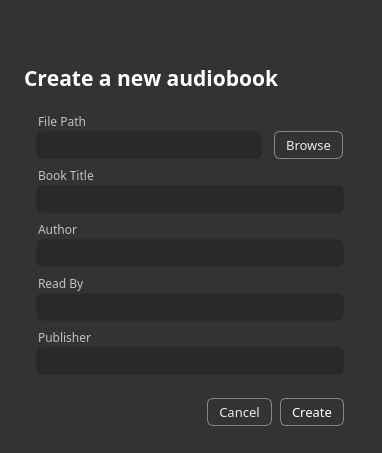
<?xml version="1.0" encoding="UTF-8"?>
<ui version="4.0">
 <class>CreateNewWizard</class>
 <widget class="QWidget" name="CreateNewWizard">
  <property name="geometry">
   <rect>
    <x>0</x>
    <y>0</y>
    <width>382</width>
    <height>453</height>
   </rect>
  </property>
  <property name="sizePolicy">
   <sizepolicy hsizetype="Preferred" vsizetype="Preferred">
    <horstretch>0</horstretch>
    <verstretch>0</verstretch>
   </sizepolicy>
  </property>
  <property name="windowTitle">
   <string>Create Wizard</string>
  </property>
  <property name="windowIcon">
   <iconset resource="resources.qrc">
    <normaloff>:/SVG/svg/icon/audiobook-editor-logo.svg</normaloff>:/SVG/svg/icon/audiobook-editor-logo.svg</iconset>
  </property>
  <property name="autoFillBackground">
   <bool>false</bool>
  </property>
  <property name="styleSheet">
   <string notr="true">/* starting panel */


position: relative;
width: 380px;
height: 446px;

background: #333333;</string>
  </property>
  <widget class="QLabel" name="label">
   <property name="geometry">
    <rect>
     <x>0</x>
     <y>0</y>
     <width>380</width>
     <height>48</height>
    </rect>
   </property>
   <property name="text">
    <string/>
   </property>
   <property name="pixmap">
    <pixmap resource="resources.qrc">:/SVG/svg/icon/create-project-banner.svg</pixmap>
   </property>
   <property name="scaledContents">
    <bool>true</bool>
   </property>
  </widget>
  <widget class="QLabel" name="label_2">
   <property name="geometry">
    <rect>
     <x>24</x>
     <y>67</y>
     <width>332</width>
     <height>22</height>
    </rect>
   </property>
   <property name="font">
    <font>
     <family>Noto Sans TC</family>
     <pointsize>16</pointsize>
     <weight>75</weight>
     <italic>false</italic>
     <bold>true</bold>
     <underline>false</underline>
     <strikeout>false</strikeout>
     <stylestrategy>PreferDefault</stylestrategy>
     <kerning>false</kerning>
    </font>
   </property>
   <property name="toolTip">
    <string notr="true"/>
   </property>
   <property name="styleSheet">
    <string notr="true">/*
font-family: Noto Sans TC;
font-style: normal;
font-weight: bold;
font-size: 16px;
line-height: 22px;
*/



color: #FFFFFF;</string>
   </property>
   <property name="text">
    <string>Create a new audiobook</string>
   </property>
   <property name="textFormat">
    <enum>Qt::AutoText</enum>
   </property>
   <property name="scaledContents">
    <bool>false</bool>
   </property>
   <property name="alignment">
    <set>Qt::AlignLeading|Qt::AlignLeft|Qt::AlignVCenter</set>
   </property>
   <property name="wordWrap">
    <bool>false</bool>
   </property>
  </widget>
  <widget class="QLabel" name="label_3">
   <property name="geometry">
    <rect>
     <x>38</x>
     <y>111</y>
     <width>49</width>
     <height>20</height>
    </rect>
   </property>
   <property name="font">
    <font>
     <family>Noto Sans TC</family>
     <pointsize>-1</pointsize>
     <weight>50</weight>
     <italic>false</italic>
     <bold>false</bold>
    </font>
   </property>
   <property name="styleSheet">
    <string notr="true">position: static;
width: 49px;
height: 16px;
left: 2px;
top: calc(50% - 16px/2);

font-family: Noto Sans TC;
font-style: normal;
font-weight: normal;
font-size: 12px;
line-height: 16px;
display: flex;
align-items: center;

/* cell/label */

color: rgba(255, 255, 255, 0.7);

/* Inside Auto Layout */

flex: none;
order: 0;
flex-grow: 0;
margin: 0px 0px;</string>
   </property>
   <property name="text">
    <string>File Path</string>
   </property>
  </widget>
  <widget class="QLabel" name="label_4">
   <property name="geometry">
    <rect>
     <x>38</x>
     <y>165</y>
     <width>56</width>
     <height>20</height>
    </rect>
   </property>
   <property name="styleSheet">
    <string notr="true">position: static;
width: 56px;
height: 16px;
left: 2px;
top: calc(50% - 16px/2);

font-family: Noto Sans TC;
font-style: normal;
font-weight: normal;
font-size: 12px;
line-height: 16px;
display: flex;
align-items: center;

/* cell/label */

color: rgba(255, 255, 255, 0.7);

/* Inside Auto Layout */

flex: none;
order: 0;
flex-grow: 0;
margin: 0px 0px;</string>
   </property>
   <property name="text">
    <string>Book Title</string>
   </property>
  </widget>
  <widget class="QLabel" name="label_5">
   <property name="geometry">
    <rect>
     <x>38</x>
     <y>221</y>
     <width>40</width>
     <height>16</height>
    </rect>
   </property>
   <property name="styleSheet">
    <string notr="true">position: static;
width: 40px;
left: 2px;
top: 2px;
bottom: 2px;

font-family: Noto Sans TC;
font-style: normal;
font-weight: normal;
font-size: 12px;
line-height: 16px;
display: flex;
align-items: center;

/* cell/label */

color: rgba(255, 255, 255, 0.7);

/* Inside Auto Layout */

flex: none;
order: 0;
flex-grow: 0;
margin: 0px 0px;</string>
   </property>
   <property name="text">
    <string>Author</string>
   </property>
  </widget>
  <widget class="QLabel" name="label_6">
   <property name="geometry">
    <rect>
     <x>38</x>
     <y>275</y>
     <width>46</width>
     <height>16</height>
    </rect>
   </property>
   <property name="styleSheet">
    <string notr="true">position: static;
width: 46px;
left: 2px;
top: 2px;
bottom: 2px;

font-family: Noto Sans TC;
font-style: normal;
font-weight: normal;
font-size: 12px;
line-height: 16px;
display: flex;
align-items: center;

/* cell/label */

color: rgba(255, 255, 255, 0.7);

/* Inside Auto Layout */

flex: none;
order: 0;
flex-grow: 0;
margin: 0px 0px;</string>
   </property>
   <property name="text">
    <string>Read By</string>
   </property>
  </widget>
  <widget class="QLabel" name="label_7">
   <property name="geometry">
    <rect>
     <x>38</x>
     <y>329</y>
     <width>54</width>
     <height>16</height>
    </rect>
   </property>
   <property name="styleSheet">
    <string notr="true">position: static;
width: 54px;
left: 2px;
top: 2px;
bottom: 2px;

font-family: Noto Sans TC;
font-style: normal;
font-weight: normal;
font-size: 12px;
line-height: 16px;
display: flex;
align-items: center;

/* cell/label */

color: rgba(255, 255, 255, 0.7);

/* Inside Auto Layout */

flex: none;
order: 0;
flex-grow: 0;
margin: 0px 0px;</string>
   </property>
   <property name="text">
    <string>Publisher</string>
   </property>
  </widget>
  <widget class="QLineEdit" name="lineEdit_BookPath">
   <property name="geometry">
    <rect>
     <x>36</x>
     <y>131</y>
     <width>226</width>
     <height>28</height>
    </rect>
   </property>
   <property name="font">
    <font>
     <family>Noto Sans</family>
     <pointsize>-1</pointsize>
     <weight>50</weight>
     <italic>false</italic>
     <bold>false</bold>
    </font>
   </property>
   <property name="styleSheet">
    <string notr="true">/* Rectangle 8 */


position: absolute;
left: 0px;
right: 0px;
top: 0px;
bottom: 0px;

/* cell/text input background */

background: rgba(0, 0, 0, 0.2);
border: 1px solid rgba(0, 0, 0, 0.05);
box-sizing: border-box;
border-radius: 6px;

/* Browse */


position: static;
width: 45px;
height: 18px;
left: 12px;
top: 5px;

font-family: Noto Sans;
font-style: normal;
font-weight: normal;
font-size: 13px;
line-height: 18px;
/* identical to box height */

display: flex;
align-items: center;
text-align: center;

/* button/label */

color: rgba(255, 255, 255, 0.9);

/* Inside Auto Layout */

flex: none;
order: 0;
flex-grow: 0;
margin: 0px 0px;
</string>
   </property>
   <property name="text">
    <string/>
   </property>
   <property name="readOnly">
    <bool>true</bool>
   </property>
  </widget>
  <widget class="QLineEdit" name="lineEdit_BookTitle">
   <property name="geometry">
    <rect>
     <x>36</x>
     <y>185</y>
     <width>308</width>
     <height>28</height>
    </rect>
   </property>
   <property name="styleSheet">
    <string notr="true">/* Rectangle 8 */


position: absolute;
left: 0px;
right: 0px;
top: 0px;
bottom: 0px;

/* cell/text input background */

background: rgba(0, 0, 0, 0.2);
border: 1px solid rgba(0, 0, 0, 0.05);
box-sizing: border-box;
border-radius: 6px;

/* Browse */


position: static;
width: 45px;
height: 18px;
left: 12px;
top: 5px;

font-family: Noto Sans;
font-style: normal;
font-weight: normal;
font-size: 13px;
line-height: 18px;
/* identical to box height */

display: flex;
align-items: center;
text-align: center;

/* button/label */

color: rgba(255, 255, 255, 0.9);

/* Inside Auto Layout */

flex: none;
order: 0;
flex-grow: 0;
margin: 0px 0px;
</string>
   </property>
   <property name="text">
    <string/>
   </property>
  </widget>
  <widget class="QLineEdit" name="lineEdit_Author">
   <property name="geometry">
    <rect>
     <x>36</x>
     <y>239</y>
     <width>308</width>
     <height>28</height>
    </rect>
   </property>
   <property name="styleSheet">
    <string notr="true">/* Rectangle 8 */


position: absolute;
left: 0px;
right: 0px;
top: 0px;
bottom: 0px;

/* cell/text input background */

background: rgba(0, 0, 0, 0.2);
border: 1px solid rgba(0, 0, 0, 0.05);
box-sizing: border-box;
border-radius: 6px;

/* Browse */


position: static;
width: 45px;
height: 18px;
left: 12px;
top: 5px;

font-family: Noto Sans;
font-style: normal;
font-weight: normal;
font-size: 13px;
line-height: 18px;
/* identical to box height */

display: flex;
align-items: center;
text-align: center;

/* button/label */

color: rgba(255, 255, 255, 0.9);

/* Inside Auto Layout */

flex: none;
order: 0;
flex-grow: 0;
margin: 0px 0px;
</string>
   </property>
  </widget>
  <widget class="QLineEdit" name="lineEdit_ReadBy">
   <property name="geometry">
    <rect>
     <x>36</x>
     <y>293</y>
     <width>308</width>
     <height>28</height>
    </rect>
   </property>
   <property name="styleSheet">
    <string notr="true">/* Rectangle 8 */


position: absolute;
left: 0px;
right: 0px;
top: 0px;
bottom: 0px;

/* cell/text input background */

background: rgba(0, 0, 0, 0.2);
border: 1px solid rgba(0, 0, 0, 0.05);
box-sizing: border-box;
border-radius: 6px;

/* Browse */


position: static;
width: 45px;
height: 18px;
left: 12px;
top: 5px;

font-family: Noto Sans;
font-style: normal;
font-weight: normal;
font-size: 13px;
line-height: 18px;
/* identical to box height */

display: flex;
align-items: center;
text-align: center;

/* button/label */

color: rgba(255, 255, 255, 0.9);

/* Inside Auto Layout */

flex: none;
order: 0;
flex-grow: 0;
margin: 0px 0px;
</string>
   </property>
  </widget>
  <widget class="QLineEdit" name="lineEdit_Publisher">
   <property name="geometry">
    <rect>
     <x>36</x>
     <y>347</y>
     <width>308</width>
     <height>28</height>
    </rect>
   </property>
   <property name="styleSheet">
    <string notr="true">/* Rectangle 8 */


position: absolute;
left: 0px;
right: 0px;
top: 0px;
bottom: 0px;

/* cell/text input background */

background: rgba(0, 0, 0, 0.2);
border: 1px solid rgba(0, 0, 0, 0.05);
box-sizing: border-box;
border-radius: 6px;

/* Browse */


position: static;
width: 45px;
height: 18px;
left: 12px;
top: 5px;

font-family: Noto Sans;
font-style: normal;
font-weight: normal;
font-size: 13px;
line-height: 18px;
/* identical to box height */

display: flex;
align-items: center;
text-align: center;

/* button/label */

color: rgba(255, 255, 255, 0.9);

/* Inside Auto Layout */

flex: none;
order: 0;
flex-grow: 0;
margin: 0px 0px;
</string>
   </property>
  </widget>
  <widget class="QPushButton" name="pushButton_Create">
   <property name="geometry">
    <rect>
     <x>280</x>
     <y>398</y>
     <width>64</width>
     <height>28</height>
    </rect>
   </property>
   <property name="font">
    <font>
     <family>Noto Sans TC</family>
     <pointsize>-1</pointsize>
     <weight>50</weight>
     <italic>false</italic>
     <bold>false</bold>
    </font>
   </property>
   <property name="styleSheet">
    <string notr="true">position: absolute;
width: 69px;
height: 28px;
left: 274px;
top: 23px;

border: 1px solid rgba(255, 255, 255, 0.4);
box-sizing: border-box;
border-radius: 6px;

/* Create */


position: static;
width: 40px;
height: 18px;
left: 12px;
top: 5px;

font-family: Noto Sans TC;
font-style: normal;
font-weight: normal;
font-size: 13px;
line-height: 18px;
/* identical to box height */

display: flex;
align-items: center;
text-align: center;

color: #FFFFFF;


/* Inside Auto Layout */

flex: none;
order: 0;
flex-grow: 0;
margin: 0px 0px;
</string>
   </property>
   <property name="text">
    <string>Create</string>
   </property>
  </widget>
  <widget class="QPushButton" name="pushButton_Cancel">
   <property name="geometry">
    <rect>
     <x>207</x>
     <y>398</y>
     <width>65</width>
     <height>28</height>
    </rect>
   </property>
   <property name="font">
    <font>
     <family>Noto Sans TC</family>
     <pointsize>-1</pointsize>
     <weight>50</weight>
     <italic>false</italic>
     <bold>false</bold>
    </font>
   </property>
   <property name="styleSheet">
    <string notr="true">position: absolute;
height: 28px;
left: 207px;
right: 108px;
top: 20px;

border: 1px solid rgba(255, 255, 255, 0.4);
box-sizing: border-box;
border-radius: 6px;



/* Cancel */


position: static;
width: 41px;
height: 18px;
left: 12px;
top: 5px;

font-family: Noto Sans TC;
font-style: normal;
font-weight: normal;
font-size: 13px;
line-height: 18px;
/* identical to box height */

display: flex;
align-items: center;
text-align: center;

/* button/label */

color: rgba(255, 255, 255, 0.9);

/* Inside Auto Layout */

flex: none;
order: 0;
flex-grow: 0;
margin: 0px 0px;</string>
   </property>
   <property name="text">
    <string>Cancel</string>
   </property>
  </widget>
  <widget class="QPushButton" name="pushButton_Browse">
   <property name="geometry">
    <rect>
     <x>274</x>
     <y>131</y>
     <width>69</width>
     <height>28</height>
    </rect>
   </property>
   <property name="font">
    <font>
     <family>Noto Sans TC</family>
     <pointsize>-1</pointsize>
     <weight>50</weight>
     <italic>false</italic>
     <bold>false</bold>
    </font>
   </property>
   <property name="styleSheet">
    <string notr="true">position: absolute;
width: 69px;
height: 28px;
left: 274px;
top: 23px;

border: 1px solid rgba(255, 255, 255, 0.4);
box-sizing: border-box;
border-radius: 6px;

/* Browse */


position: static;
width: 45px;
height: 18px;
left: 12px;
top: 5px;

font-family: Noto Sans TC;
font-style: normal;
font-weight: normal;
font-size: 13px;
line-height: 18px;
/* identical to box height */

display: flex;
align-items: center;
text-align: center;

/* button/label */

color: rgba(255, 255, 255, 0.9);

/* Inside Auto Layout */

flex: none;
order: 0;
flex-grow: 0;
margin: 0px 0px;</string>
   </property>
   <property name="text">
    <string>Browse</string>
   </property>
  </widget>
  <widget class="QLabel" name="label_9">
   <property name="geometry">
    <rect>
     <x>91</x>
     <y>111</y>
     <width>7</width>
     <height>20</height>
    </rect>
   </property>
   <property name="font">
    <font>
     <family>Noto Sans</family>
     <pointsize>12</pointsize>
    </font>
   </property>
   <property name="text">
    <string/>
   </property>
   <property name="pixmap">
    <pixmap resource="resources.qrc">:/SVG/svg/icon/common-text-field-required.svg</pixmap>
   </property>
   <property name="scaledContents">
    <bool>true</bool>
   </property>
  </widget>
  <widget class="QLabel" name="label_10">
   <property name="geometry">
    <rect>
     <x>98</x>
     <y>165</y>
     <width>7</width>
     <height>20</height>
    </rect>
   </property>
   <property name="text">
    <string/>
   </property>
   <property name="pixmap">
    <pixmap resource="resources.qrc">:/SVG/svg/icon/common-text-field-required.svg</pixmap>
   </property>
   <property name="scaledContents">
    <bool>true</bool>
   </property>
  </widget>
 </widget>
 <resources>
  <include location="resources.qrc"/>
 </resources>
 <connections/>
</ui>
